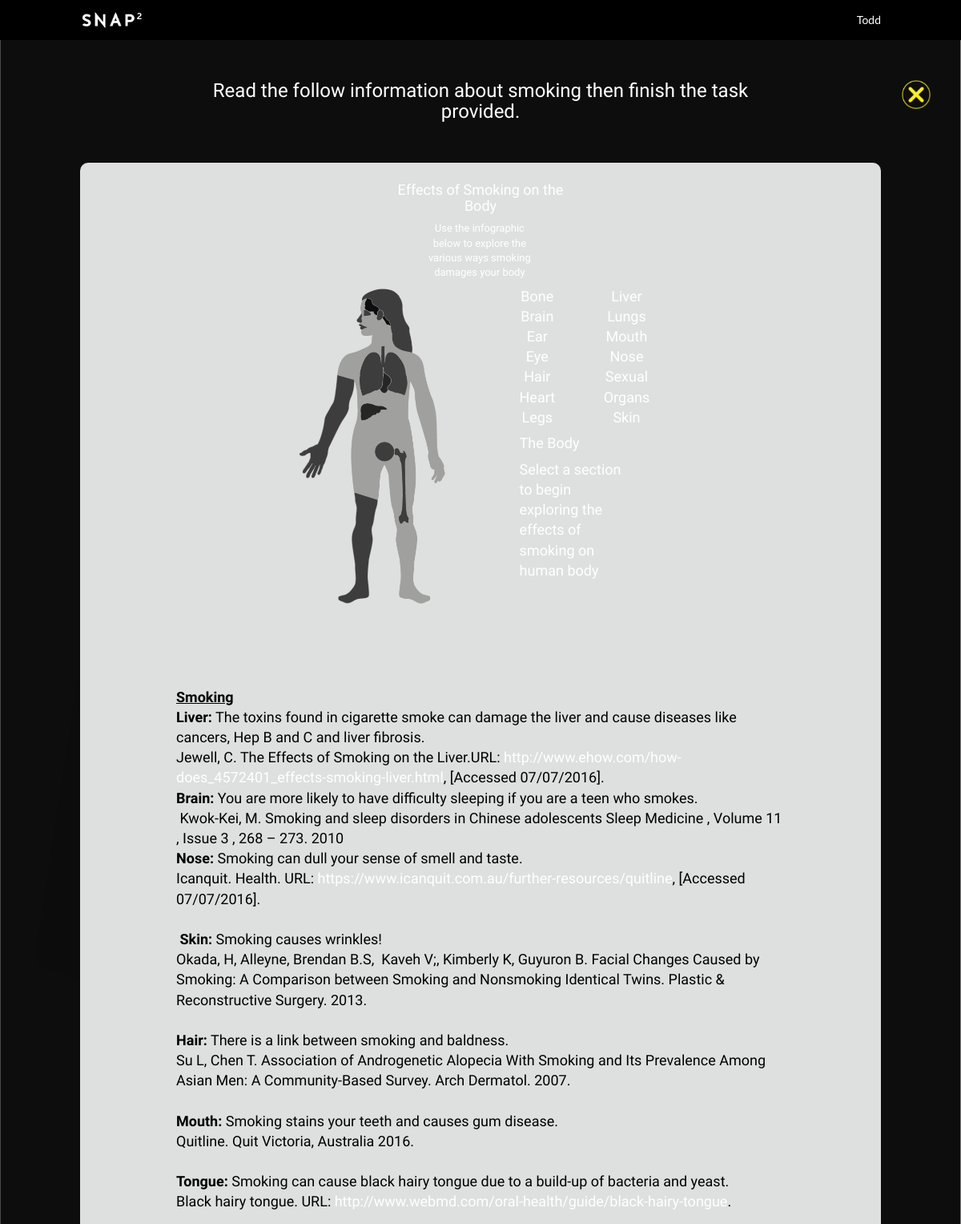
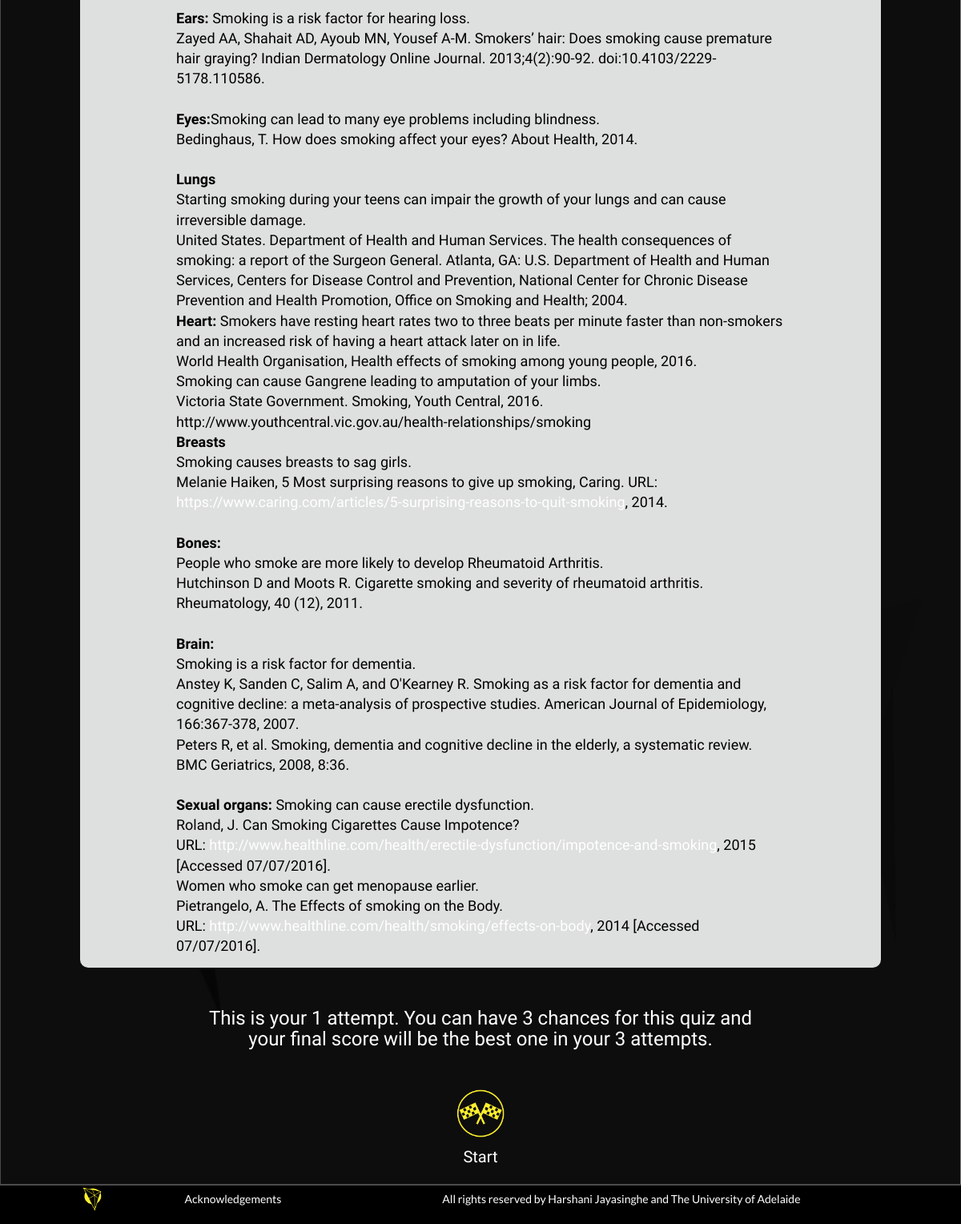
The app's page /student/pre-task-material.php?quiz_id=24 (signed in) with its own data (2 pictures, top to bottom).
### tables this page shows
CREATE TABLE `learning_material` (
  `QuizID` mediumint(9) NOT NULL DEFAULT 0,
  `Content` longtext DEFAULT NULL,
  `Excluded` mediumint(9) DEFAULT 0,
  PRIMARY KEY (`QuizID`),
  CONSTRAINT `Learning_Material_QuizID_FK` FOREIGN KEY (`QuizID`) REFERENCES `quiz` (`QuizID`) ON DELETE CASCADE ON UPDATE CASCADE
);

CREATE TABLE `topic` (
  `TopicID` mediumint(9) NOT NULL AUTO_INCREMENT,
  `TopicName` varchar(190) DEFAULT NULL,
  PRIMARY KEY (`TopicID`),
  UNIQUE KEY `TopicName` (`TopicName`)
);

### mysql-lib.php (called while the page is built, shortened)
<?php
function getQuizType(PDO $conn, $quizID)
{
    $quizTypeSql = "SELECT COUNT(*)
                        FROM Quiz
                        WHERE QuizID = ?";
    $quizTypeQuery = $conn->prepare($quizTypeSql);
    $quizTypeQuery->execute(array($quizID));
    $quizTypeSql = "SELECT *
                        FROM   Quiz LEFT JOIN Learning_Material USING (QuizID)
                        WHERE  QuizID = ?";
    $quizTypeQuery = $conn->prepare($quizTypeSql);
    $quizTypeQuery->execute(array($quizID));
    $quizTypeQueryRes = $quizTypeQuery->fetch(PDO::FETCH_OBJ);
    return $quizTypeQueryRes->QuizType;
}
function getMCQAttemptInfo(PDO $conn, $quizID, $studentID)
{
    $mcqCorrectNumSql = "SELECT Attempt, HighestGrade FROM MCQ_Attempt_Record
                         WHERE QuizID = ? AND StudentID = ?";
    $mcqCorrectNumQuery = $conn->prepare($mcqCorrectNumSql);
    $mcqCorrectNumQuery->execute(array($quizID, $studentID));
    $attempt = $mcqCorrectNumQuery->fetch(PDO::FETCH_OBJ);
    return $attempt;
}
function getLearningMaterial(PDO $conn, $quizID)
{
    return getRecord($conn, $quizID, "Learning_Material", array("Quiz", "Topic"));
}
function getTablePK(PDO $conn, $tableName)
{
    $tableSql = "SHOW KEYS FROM $tableName WHERE Key_name = 'PRIMARY'";
    $tableQuery = $conn->prepare($tableSql);
    $tableQuery->execute();
    $tableResult = $tableQuery->fetchAll(PDO::FETCH_OBJ);
    $tablePK = $tableResult[0]->Column_name;
    return $tablePK;
}
function getRecord(PDO $conn, $recordID, $tableName, array $joinTables = null)
{
    $tablePK = getTablePK($conn, $tableName);
    $tableSql = "SELECT COUNT(*)
				 FROM $tableName
				 WHERE $tablePK = ?";
    $tableQuery = $conn->prepare($tableSql);
    $tableQuery->execute(array($recordID));
    $tableSql = "SELECT * FROM $tableName";
    if ($joinTables != null) {
        foreach ($joinTables as $joinTable) {
            $tableSql .= " NATURAL JOIN " . $joinTable;
        }
    }
    $tableSql .= " WHERE $tablePK = ?";
    $tableQuery = $conn->prepare($tableSql);
    $tableQuery->execute(array($recordID));
    $tableResult = $tableQuery->fetch(PDO::FETCH_OBJ);
    return $tableResult;
}

### student/pre-task-material.php (the view, shortened to what this page needs)
<?php
    require_once("../mysql-lib.php");
    if ($_SERVER["REQUEST_METHOD"] == "GET" && isset($_GET["quiz_id"])) {
            $quizID = $_GET["quiz_id"];
    } else {
        debug_log("Illegal state!");
        header("location:welcome.php");
        exit;
    }
    $conn = null;
    try {
        $conn = db_connect();
        $materialRes = getLearningMaterial($conn, $quizID);
        $quizType = getQuizType($conn, $quizID);
    } catch(Exception $e) {
        if($conn != null) {
            db_close($conn);
        }
        debug_err($e);
        exit;
    }
?>
<!DOCTYPE html>
<html lang="en">
<head>
    <link rel="stylesheet" href="http://maxcdn.bootstrapcdn.com/bootstrap/3.3.6/css/bootstrap.min.css">
    <link rel="stylesheet" href="./css/common.css">
</head>
<body>
<div class="page-wrapper">
    <?php
    require("./top-nav-bar.php");
    ?>
    <div class="content-wrapper">
        <div class="material">
            <h2 class="material-title">Read the follow information about <?php echo strtolower($materialRes->TopicName) ?> then finish the task provided.</h2>
<?php   if ($materialRes->Excluded == 0) { ?>
            <div class="material-content-included p1">
                <?
                preg_match_all("/#using\s*?'(.+?)'\s*?;/", $materialRes->Content, $matchedArr, PREG_OFFSET_CAPTURE);
                $startPos = 0;
                for ($matchId = 0; $matchId < count($matchedArr[1]); $matchId++) {
                    echo substr($materialRes->Content, $startPos, $matchedArr[0][$matchId][1] - $startPos);
                    $startPos = $matchedArr[0][$matchId][1] + strlen($matchedArr[0][$matchId][0]);
                }
                echo substr($materialRes->Content, $startPos); ?>
            </div>
<?php   } else { ?>
            <div class="material-content-excluded h1">
                <p>There is no reading material for this task. Please press Start to begin the task.</p>
            </div>
<?php   } ?>
<?php
            switch ($quizType) {
                case "MCQ":
                    try {
                        $conn = db_connect();
                        $attemtInfo = getMCQAttemptInfo($conn, $quizID, $studentID);
                    } catch (Exception $e) {
                        debug_err($e);
                    }
                    db_close($conn);?>
                    <h2 class="material-title">This is your <?php echo ($attemtInfo->Attempt+1); ?> attempt.
                        You can have 3 chances for this quiz and your final score will be the best one in your 3 attempts.</h2>
                    <a href="multiple-choice-question.php?quiz_id=<?php echo $quizID?>" class="material-start">
                        <span class="material-start-icon"></span>
                        Start
                    </a>
<?php               break;
                case "SAQ": ?>
        <?php       break;
            }  ?>
        </div>
    </div>
    <ul class="task-operation">
        <li class="cancel-task">
            <a href="weekly-task.php?week=<?php echo $week?>" title="Cancel Task"></a>
        </li>
    </ul>
    <? require("./footer-bar.php") ?>
</div>
</body>
</html>

### student/css/common.css (style rules this page uses)
html { box-sizing: border-box; }
*, *::before, *::after { box-sizing: inherit; margin: 0; padding: 0; }
body { -webkit-font-smoothing: antialiased; -moz-osx-font-smoothing: grayscale; font-family: 'Lato', sans-serif; font-size: 14px; line-height: 1.4; color: #fff; overflow-x: hidden; background-size: 100% 100%; background-image: url("../img/main_background.jpg"); }
ul, ol { list-style: none; margin: 0; padding: 0; }
a { color: #fff; text-decoration: none; }
h2 { font-weight: normal; }
html, body { height: 100%; }
.page-wrapper { height: 100%; padding-top: 50px; }
.content-wrapper { min-height: calc(100% - 50px); }
.p1, .p2, .p3 { font-family: Maitree, serif; }
.p1 { font-size: 18px; }
.task-operation { position: fixed; top: 100px; right: 200px; z-index: 1024; }
.task-operation li { float: left; width: 24px; height: 24px; margin-left: 10px; }
.task-operation a { display: block; width: 36px; height: 36px; margin: 0 auto 10px; background-size: 100% 100%; background-image: url("../img/cancel_icon.png"); cursor: pointer; }

### student/pre-task-material.php (style rules this page uses)
.material { max-width: 1000px; margin: 0 auto; }
.material-title { text-align: center; font-size: 24px; max-width: 700px; margin: 50px auto; }
.material-content-included { padding: 14px 120px; background-color: #dedfdf; border-radius: 10px; color: #000; min-height: 350px; }
.material-content-included p { margin: 0 0 30px 0; }
.material-start { display: block; width: 60px; text-align: center; margin: 20px auto; color: #fcec1b; background-color: transparent; cursor: pointer; font-size: 20px; border: 0; }
.material-start-icon { display: block; width: 60px; height: 60px; background-size: 100% 100%; background-image: url("./img/start_flag_icon.png"); margin-bottom: 10px; }
.task-operation { right: 50px; }

### records on screen
learning_material: topic.TopicName "smoking", value "Effects of Smoking on the Body Use the infographic below to explore the various ways smoking damages your body Bone Brain Ear Eye Hair Heart Legs Liver Lungs Mouth Nose Sexual Organs Skin The Body Select a section to begin exploring the effects of smoking on human body", Excluded 0 (drawn), Content "Smoking Liver: The toxins found in cigarette smoke can damage the liver and cause diseases like cancers, Hep B and C and liver fibrosis. Jewell, C. The Effects of Smoking on the Liver.URL: http://www.ehow.com/how-does_4572401_effects-smoking-liver.html , [Accessed 07/07/2016]. Brain: You are more likely to have difficulty sleeping if you are a teen who smokes. Kwok-Kei, M. Smoking and sleep disorders in Chinese adolescents Sleep Medicine , Volume 11 , Issue 3 , 268 – 273. 2010 Nose: Smoking can dull your sense of smell and taste. Icanquit. Health. URL: https://www.icanquit.com.au/further-resources/quitline , [Accessed 07/07/2016]. Skin: Smoking causes wrinkles! Okada, H, Alleyne, Brendan…"

### other values on screen
$studentUsername "Todd"
$attemtInfo->Attempt+1 "1"
